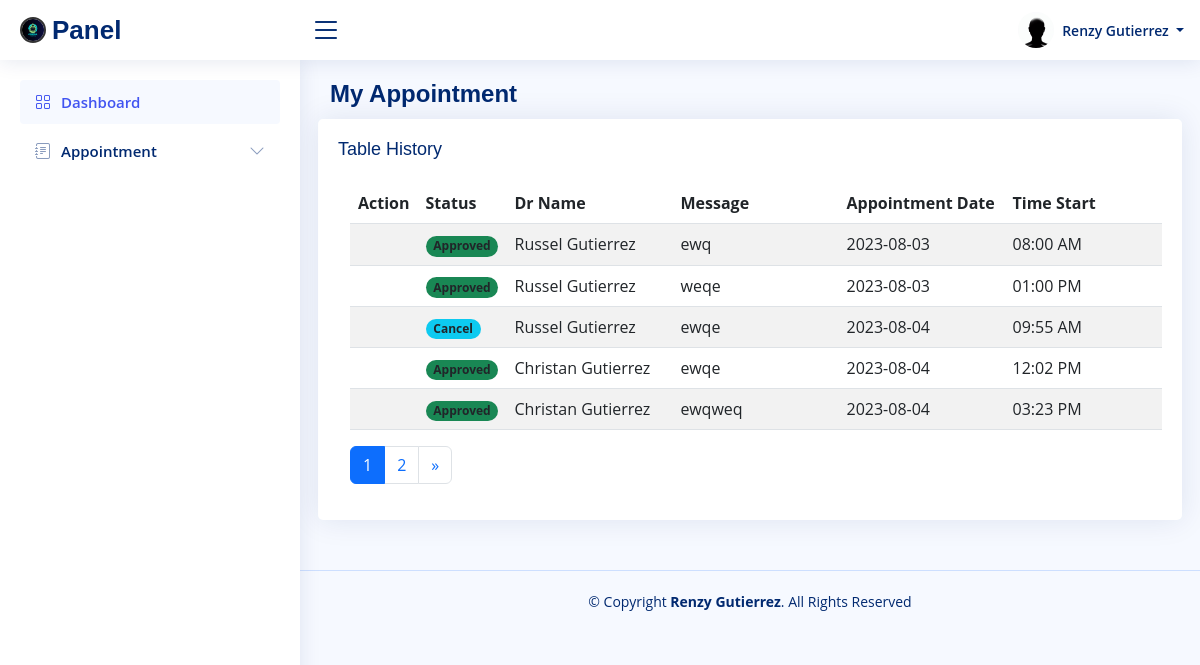
Page /pages/my_appointment.php (signed in) on the committed database.
### tables this page shows
CREATE TABLE `tbl_appointment` (
  `id` int(11) NOT NULL,
  `appointment_date` date NOT NULL,
  `appointment_time` time NOT NULL,
  `appointment_time_end` time DEFAULT NULL,
  `patient_id` int(11) NOT NULL,
  `doctor_id` int(11) NOT NULL,
  `message` varchar(255) NOT NULL,
  `remarks_dissapprove` varchar(255) DEFAULT NULL,
  `idate` datetime NOT NULL DEFAULT current_timestamp(),
  `status_id` int(11) NOT NULL DEFAULT 3,
  `active` tinyint(1) NOT NULL DEFAULT 1
);

CREATE TABLE `tbl_status` (
  `id` int(11) NOT NULL,
  `name` varchar(255) NOT NULL,
  `descrption` varchar(255) NOT NULL,
  `class` varchar(255) NOT NULL,
  `idate` datetime NOT NULL DEFAULT current_timestamp(),
  `active` tinyint(1) NOT NULL DEFAULT 1
);

### PHP/set_connection.php (called while the page is built, shortened)
<?php
require '../PHP/MysqlCon.php';
$Conn = new SqlCon();
?>

### PHP/MysqlCon.php (called while the page is built, shortened)
<?php
class SqlCon{
    function SqlConParamSelect($sqltext,$arr,$pdo){
      $sql = $sqltext;
      $statement =  $pdo->prepare($sql);
      $statement->execute($arr);
      $data = $statement->fetchAll(PDO::FETCH_ASSOC);
      return $data;
    }
}
?>

### PHP/HospitalappController/table/my_appointment_table.php (the view, shortened to what this page needs)
<?php
$userid = $_SESSION['iid'];
$sqltext = "CALL my_appointment_history_get(:Iid)";
$arraydata= array(
    'Iid' => "$userid");
$data = $Conn->SqlConParamSelect($sqltext,$arraydata,$pdo);
$totalItems = count($data);
$itemsPerPage = 5;
$currentPage = isset($_GET['page']) ? $_GET['page'] : 1;
$startIndex = ($currentPage - 1) * $itemsPerPage;
$currentPageData = array_slice($data, $startIndex, $itemsPerPage);
?>
<div class="table-responsive">
    <table class="table table-striped">
        <thead>
            <tr>
                <th>Action</th>
                <th>Status</th>
                <th>Dr Name</th>
                <th>Message</th>
                <th>Appointment Date</th>
                <th>Time Start</th>
            </tr>
        </thead>
        <tbody>
            <?php foreach ($currentPageData as $row):
                  $currentstat = $row['istatus'];
                  $origtimefrom = $row['appointment_time'];
                  $doctorname = $row['Doctor_Name'];
                  $timeFormatFrom = "";
                 if(!empty($origtimefrom))
                 {
                  $timestamp = strtotime($origtimefrom);
                  $timeFormatFrom = date('h:i A', $timestamp);
                 }
                ?>
                <tr>
                    <td class="text-wrap">
                    </td>
                    <td class="text-wrap">
                      <span class="badge rounded-pill <?php echo $row['class']; ?> text-dark">
                        <?php echo $currentstat ?>
                      </span>
                    </td>
                    <td class="text-wrap">
                      <div class="fixed-cell-width">
                        <?php echo $doctorname ?>
                        </div>
                    </td>
                    <td class="text-wrap">
                        <div class="fixed-cell-width">
                            <?php echo $row['message']; ?>
                        </div>
                    </td>
                    <td class="text-wrap">
                      <div class="fixed-cell-width">
                        <?php echo $row['appointment_date']; ?>
                      </div>
                    </td>
                    <td class="text-wrap">
                      <div class="fixed-cell-width">
                        <?php echo $timeFormatFrom; ?>
                      </div>
                    </td>
                </tr>
            <?php endforeach; ?>
        </tbody>
    </table>
    <div class="pagination">
      <ul class="pagination justify-content-center">
         <?php
          $totalPages = ceil($totalItems / $itemsPerPage);
          for ($i = 1; $i <= $totalPages; $i++) {
              echo '<li class="page-item';
              if ($i == $currentPage) {
                  echo ' active';
              }
              echo '"><a class="page-link" href="?page=' . $i . '">' . $i . '</a></li>';
          }
          if ($currentPage < $totalPages) {
              echo '<li class="page-item"><a class="page-link" href="?page=' . ($currentPage + 1) . '">&raquo;</a></li>';
          }
          ?>
        </ul>
    </div>
</div>

### static/css/style.css (style rules this page uses)
:root { scroll-behavior: smooth; }
body { font-family: "Open Sans", sans-serif; background: #f6f9ff; color: #444444; }
a { color: #4154f1; text-decoration: none; }

### static/css/admin_customstyle.css (style rules this page uses)
.fixed-cell-width { width: 150px; }

### rows in the picture
tbl_appointment: status.descrption "Approved", doctorname "Russel Gutierrez", message "ewq", appointment_date "2023-08-03", appointment_time "08:00 AM"
tbl_appointment: status.descrption "Approved", doctorname "Russel Gutierrez", message "weqe", appointment_date "2023-08-03", appointment_time "01:00 PM"
tbl_appointment: status.descrption "Cancel", doctorname "Russel Gutierrez", message "ewqe", appointment_date "2023-08-04", appointment_time "09:55 AM"
tbl_appointment: status.descrption "Approved", doctorname "Christan Gutierrez", message "ewqe", appointment_date "2023-08-04", appointment_time "12:02 PM"
tbl_appointment: status.descrption "Approved", doctorname "Christan Gutierrez", message "ewqweq", appointment_date "2023-08-04", appointment_time "03:23 PM"

### other values in the picture
$id "Renzy Gutierrez"
